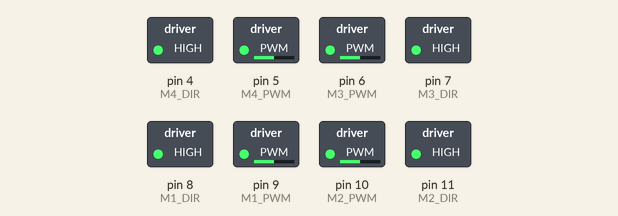
Recording of a sketch running on a simulated Arduino Uno, built with avr-gcc and run on an emulated ATmega328P. Shown: switched loads named in the sketch (green lamp = pin HIGH). What the sketch prints to the serial monitor is not drawn.

Above: at 0.05 s.
At 3.05 s:
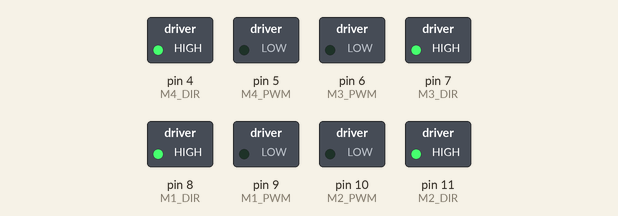
At 6.0 s:
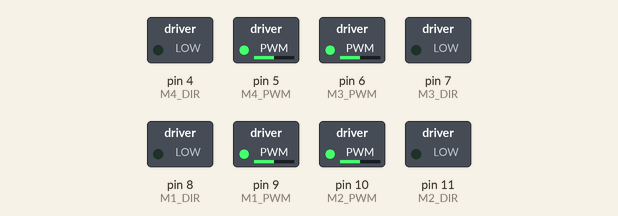
At 8.95 s:
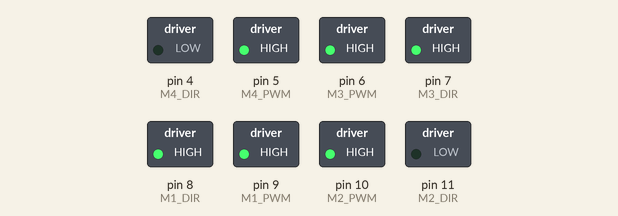
At 11.95 s:
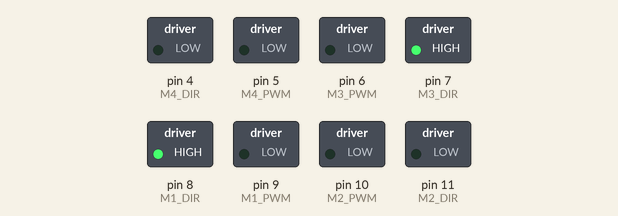
Timing chart, 0 to 15.6 s (numbered marks = the images above):
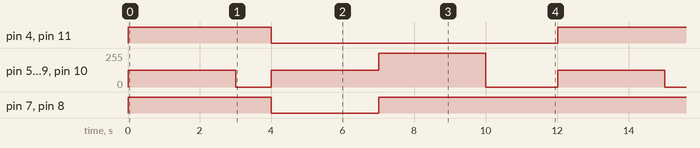

Measured:
- by itself, pin 4 (M4_DIR), pin 11 (M2_DIR): alternates HIGH for 4.0 s and LOW for 8.0 s
- by itself, pin 7 (M3_DIR), pin 8 (M1_DIR): repeats every 12.0 s: LOW 3.0 s, HIGH 9.0 s
- by itself, pin 5 (M4_PWM), pin 6 (M3_PWM), pin 9 (M1_PWM), pin 10 (M2_PWM): repeats every 12.0 s: 0/255 1.0 s, 127/255 3.0 s, 255/255 3.0 s, 0/255 2.0 s, 127/255 3.0 s

The sketch:

dual_drivers_4WD.ino
```cpp
/*
 * SmartElex 30D – Dual Driver, 4 Motor Control
 * Arduino UNO – PWM Independent Mode
 */

// ---------- Motor pin definitions ----------
// Driver 1
const int M1_DIR = 8;
const int M1_PWM = 9;

const int M2_DIR = 11;
const int M2_PWM = 10;

// Driver 2
const int M3_DIR = 7;
const int M3_PWM = 6;

const int M4_DIR = 4;
const int M4_PWM = 5;

// -------------------------------------------

void setup() {
  pinMode(M1_DIR, OUTPUT);
  pinMode(M1_PWM, OUTPUT);
  pinMode(M2_DIR, OUTPUT);
  pinMode(M2_PWM, OUTPUT);

  pinMode(M3_DIR, OUTPUT);
  pinMode(M3_PWM, OUTPUT);
  pinMode(M4_DIR, OUTPUT);
  pinMode(M4_PWM, OUTPUT);

  Serial.begin(9600);
  Serial.println("SmartElex 30D – 4 Motor Control Initialized");
}

void loop() {

  Serial.println("All motors FORWARD @ 50%");
  setMotor(M1_DIR, M1_PWM, 127, true);
  setMotor(M2_DIR, M2_PWM, 127, true);
  setMotor(M3_DIR, M3_PWM, 127, true);
  setMotor(M4_DIR, M4_PWM, 127, true);
  delay(3000);

  Serial.println("Stopping all motors");
  stopAllMotors();
  delay(1000);

  Serial.println("All motors REVERSE @ 50%");
  setMotor(M1_DIR, M1_PWM, 127, false);
  setMotor(M2_DIR, M2_PWM, 127, false);
  setMotor(M3_DIR, M3_PWM, 127, false);
  setMotor(M4_DIR, M4_PWM, 127, false);
  delay(3000);

  Serial.println("Motors crossed directions");
  setMotor(M1_DIR, M1_PWM, 255, true);
  setMotor(M2_DIR, M2_PWM, 255, false);
  setMotor(M3_DIR, M3_PWM, 255, true);
  setMotor(M4_DIR, M4_PWM, 255, false);
  delay(3000);

  stopAllMotors();
  delay(2000);
}

// ---------- Helper functions ----------

void setMotor(int dirPin, int pwmPin, int speed, bool forward) {
  speed = constrain(speed, 0, 255);

  digitalWrite(dirPin, forward ? HIGH : LOW);
  analogWrite(pwmPin, speed);
}

void stopAllMotors() {
  analogWrite(M1_PWM, 0);
  analogWrite(M2_PWM, 0);
  analogWrite(M3_PWM, 0);
  analogWrite(M4_PWM, 0);
}
```
